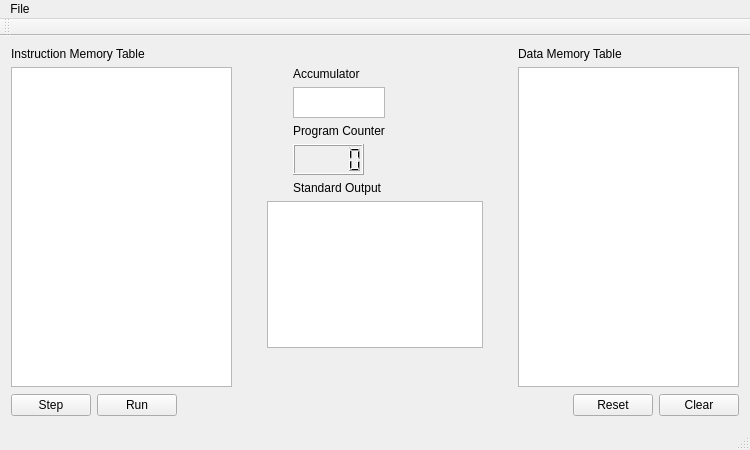
<?xml version="1.0" encoding="UTF-8"?>
<ui version="4.0">
 <class>SimulatorGui</class>
 <widget class="QMainWindow" name="SimulatorGui">
  <property name="geometry">
   <rect>
    <x>0</x>
    <y>0</y>
    <width>750</width>
    <height>450</height>
   </rect>
  </property>
  <property name="windowTitle">
   <string>SimulatorGui</string>
  </property>
  <widget class="QWidget" name="centralWidget">
   <layout class="QGridLayout" name="gridLayout">
    <item row="0" column="6" colspan="2">
     <spacer name="verticalSpacer_3">
      <property name="orientation">
       <enum>Qt::Vertical</enum>
      </property>
      <property name="sizeHint" stdset="0">
       <size>
        <width>20</width>
        <height>26</height>
       </size>
      </property>
     </spacer>
    </item>
    <item row="2" column="8">
     <spacer name="horizontalSpacer_2">
      <property name="orientation">
       <enum>Qt::Horizontal</enum>
      </property>
      <property name="sizeHint" stdset="0">
       <size>
        <width>49</width>
        <height>20</height>
       </size>
      </property>
     </spacer>
    </item>
    <item row="0" column="4">
     <spacer name="verticalSpacer_4">
      <property name="orientation">
       <enum>Qt::Vertical</enum>
      </property>
      <property name="sizeHint" stdset="0">
       <size>
        <width>20</width>
        <height>53</height>
       </size>
      </property>
     </spacer>
    </item>
    <item row="8" column="0">
     <widget class="QPushButton" name="step">
      <property name="text">
       <string>Step</string>
      </property>
     </widget>
    </item>
    <item row="6" column="9">
     <spacer name="horizontalSpacer_4">
      <property name="orientation">
       <enum>Qt::Horizontal</enum>
      </property>
      <property name="sizeHint" stdset="0">
       <size>
        <width>18</width>
        <height>20</height>
       </size>
      </property>
     </spacer>
    </item>
    <item row="0" column="0" colspan="2">
     <widget class="QLabel" name="label_2">
      <property name="text">
       <string>Instruction Memory Table</string>
      </property>
     </widget>
    </item>
    <item row="1" column="0" rowspan="7" colspan="3">
     <widget class="QTableView" name="instructionMemory">
      <property name="minimumSize">
       <size>
        <width>0</width>
        <height>0</height>
       </size>
      </property>
      <property name="maximumSize">
       <size>
        <width>16777215</width>
        <height>16777215</height>
       </size>
      </property>
      <property name="autoScrollMargin">
       <number>10</number>
      </property>
      <property name="editTriggers">
       <set>QAbstractItemView::DoubleClicked</set>
      </property>
      <property name="tabKeyNavigation">
       <bool>true</bool>
      </property>
     </widget>
    </item>
    <item row="0" column="10" colspan="2">
     <widget class="QLabel" name="label_3">
      <property name="text">
       <string>Data Memory Table</string>
      </property>
     </widget>
    </item>
    <item row="8" column="11">
     <widget class="QPushButton" name="reset">
      <property name="text">
       <string>Reset</string>
      </property>
     </widget>
    </item>
    <item row="2" column="5" colspan="2">
     <widget class="QTextBrowser" name="accumulator">
      <property name="maximumSize">
       <size>
        <width>101</width>
        <height>31</height>
       </size>
      </property>
      <property name="html">
       <string>&lt;!DOCTYPE HTML PUBLIC &quot;-//W3C//DTD HTML 4.0//EN&quot; &quot;http://www.w3.org/TR/REC-html40/strict.dtd&quot;&gt;
&lt;html&gt;&lt;head&gt;&lt;meta name=&quot;qrichtext&quot; content=&quot;1&quot; /&gt;&lt;style type=&quot;text/css&quot;&gt;
p, li { white-space: pre-wrap; }
&lt;/style&gt;&lt;/head&gt;&lt;body style=&quot; font-family:'Ubuntu'; font-size:11pt; font-weight:400; font-style:normal;&quot;&gt;
&lt;p align=&quot;right&quot; style=&quot;-qt-paragraph-type:empty; margin-top:12px; margin-bottom:12px; margin-left:0px; margin-right:0px; -qt-block-indent:0; text-indent:0px;&quot;&gt;&lt;br /&gt;&lt;/p&gt;&lt;/body&gt;&lt;/html&gt;</string>
      </property>
     </widget>
    </item>
    <item row="1" column="10" rowspan="7" colspan="3">
     <widget class="QTableView" name="dataMemory">
      <property name="editTriggers">
       <set>QAbstractItemView::DoubleClicked</set>
      </property>
     </widget>
    </item>
    <item row="7" column="5">
     <spacer name="verticalSpacer_2">
      <property name="orientation">
       <enum>Qt::Vertical</enum>
      </property>
      <property name="sizeHint" stdset="0">
       <size>
        <width>20</width>
        <height>77</height>
       </size>
      </property>
     </spacer>
    </item>
    <item row="1" column="5">
     <widget class="QLabel" name="accumulatorOutputLabel">
      <property name="text">
       <string>Accumulator</string>
      </property>
     </widget>
    </item>
    <item row="8" column="12">
     <widget class="QPushButton" name="clear">
      <property name="text">
       <string>Clear</string>
      </property>
     </widget>
    </item>
    <item row="8" column="1">
     <widget class="QPushButton" name="run">
      <property name="text">
       <string>Run</string>
      </property>
     </widget>
    </item>
    <item row="3" column="5" colspan="2">
     <widget class="QLabel" name="label">
      <property name="text">
       <string>Program Counter</string>
      </property>
     </widget>
    </item>
    <item row="8" column="2" colspan="9">
     <spacer name="horizontalSpacer_5">
      <property name="orientation">
       <enum>Qt::Horizontal</enum>
      </property>
      <property name="sizeHint" stdset="0">
       <size>
        <width>497</width>
        <height>24</height>
       </size>
      </property>
     </spacer>
    </item>
    <item row="4" column="3" colspan="2">
     <spacer name="horizontalSpacer_6">
      <property name="orientation">
       <enum>Qt::Horizontal</enum>
      </property>
      <property name="sizeHint" stdset="0">
       <size>
        <width>64</width>
        <height>20</height>
       </size>
      </property>
     </spacer>
    </item>
    <item row="2" column="3" colspan="2">
     <spacer name="horizontalSpacer">
      <property name="orientation">
       <enum>Qt::Horizontal</enum>
      </property>
      <property name="sizeHint" stdset="0">
       <size>
        <width>70</width>
        <height>20</height>
       </size>
      </property>
     </spacer>
    </item>
    <item row="4" column="5">
     <widget class="QLCDNumber" name="programCounter">
      <property name="minimumSize">
       <size>
        <width>71</width>
        <height>31</height>
       </size>
      </property>
      <property name="maximumSize">
       <size>
        <width>71</width>
        <height>31</height>
       </size>
      </property>
     </widget>
    </item>
    <item row="6" column="4" colspan="5">
     <widget class="QTextBrowser" name="standardOutput"/>
    </item>
    <item row="4" column="7" colspan="2">
     <spacer name="horizontalSpacer_7">
      <property name="orientation">
       <enum>Qt::Horizontal</enum>
      </property>
      <property name="sizeHint" stdset="0">
       <size>
        <width>43</width>
        <height>20</height>
       </size>
      </property>
     </spacer>
    </item>
    <item row="6" column="3">
     <spacer name="horizontalSpacer_3">
      <property name="orientation">
       <enum>Qt::Horizontal</enum>
      </property>
      <property name="sizeHint" stdset="0">
       <size>
        <width>18</width>
        <height>20</height>
       </size>
      </property>
     </spacer>
    </item>
    <item row="5" column="5" colspan="2">
     <widget class="QLabel" name="errorOuputLabel">
      <property name="text">
       <string>Standard Output</string>
      </property>
     </widget>
    </item>
   </layout>
  </widget>
  <widget class="QMenuBar" name="menuBar">
   <property name="geometry">
    <rect>
     <x>0</x>
     <y>0</y>
     <width>750</width>
     <height>25</height>
    </rect>
   </property>
   <widget class="QMenu" name="menuFile">
    <property name="title">
     <string>File</string>
    </property>
    <addaction name="actionOpen"/>
    <addaction name="actionExit"/>
   </widget>
   <addaction name="menuFile"/>
  </widget>
  <widget class="QToolBar" name="mainToolBar">
   <attribute name="toolBarArea">
    <enum>TopToolBarArea</enum>
   </attribute>
   <attribute name="toolBarBreak">
    <bool>false</bool>
   </attribute>
  </widget>
  <widget class="QStatusBar" name="statusBar"/>
  <action name="actionOpen">
   <property name="text">
    <string>Open</string>
   </property>
   <property name="shortcut">
    <string>Ctrl+O</string>
   </property>
  </action>
  <action name="actionExit">
   <property name="text">
    <string>Exit</string>
   </property>
   <property name="shortcut">
    <string>Ctrl+W</string>
   </property>
  </action>
 </widget>
 <layoutdefault spacing="6" margin="11"/>
 <resources/>
 <connections/>
</ui>
